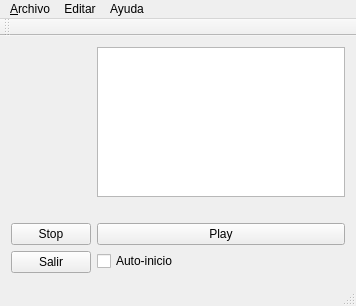
<?xml version="1.0" encoding="UTF-8"?>
<ui version="4.0">
 <class>ViewerWindow</class>
 <widget class="QMainWindow" name="ViewerWindow">
  <property name="geometry">
   <rect>
    <x>0</x>
    <y>0</y>
    <width>356</width>
    <height>306</height>
   </rect>
  </property>
  <property name="windowTitle">
   <string>ViewerWindow</string>
  </property>
  <widget class="QWidget" name="centralWidget">
   <layout class="QFormLayout" name="formLayout">
    <item row="0" column="1">
     <widget class="QTextEdit" name="textEdit"/>
    </item>
    <item row="1" column="1">
     <widget class="QLabel" name="label">
      <property name="enabled">
       <bool>true</bool>
      </property>
      <property name="sizePolicy">
       <sizepolicy hsizetype="Expanding" vsizetype="Expanding">
        <horstretch>0</horstretch>
        <verstretch>0</verstretch>
       </sizepolicy>
      </property>
      <property name="minimumSize">
       <size>
        <width>0</width>
        <height>0</height>
       </size>
      </property>
      <property name="maximumSize">
       <size>
        <width>16777215</width>
        <height>16777215</height>
       </size>
      </property>
      <property name="text">
       <string/>
      </property>
      <property name="scaledContents">
       <bool>true</bool>
      </property>
     </widget>
    </item>
    <item row="2" column="0">
     <widget class="QPushButton" name="stopButton">
      <property name="text">
       <string>Stop</string>
      </property>
     </widget>
    </item>
    <item row="2" column="1">
     <widget class="QPushButton" name="playButton">
      <property name="text">
       <string>Play</string>
      </property>
     </widget>
    </item>
    <item row="4" column="1">
     <widget class="QCheckBox" name="checkBox">
      <property name="text">
       <string>Auto-inicio</string>
      </property>
     </widget>
    </item>
    <item row="4" column="0">
     <widget class="QPushButton" name="pushButton">
      <property name="text">
       <string>Salir</string>
      </property>
     </widget>
    </item>
   </layout>
  </widget>
  <widget class="QMenuBar" name="menuBar">
   <property name="geometry">
    <rect>
     <x>0</x>
     <y>0</y>
     <width>356</width>
     <height>22</height>
    </rect>
   </property>
   <widget class="QMenu" name="menuArchivo">
    <property name="title">
     <string>&amp;Archivo</string>
    </property>
    <addaction name="actionAbrir"/>
    <addaction name="actionCargar_imagen"/>
    <addaction name="actionAbrirpelicula"/>
    <addaction name="actionCapturar"/>
    <addaction name="separator"/>
    <addaction name="actionSalir"/>
   </widget>
   <widget class="QMenu" name="menuAyuda">
    <property name="title">
     <string>Ayuda</string>
    </property>
    <addaction name="actionAcerca_de"/>
   </widget>
   <widget class="QMenu" name="menuEditar">
    <property name="title">
     <string>Editar</string>
    </property>
    <addaction name="actionPreferencias"/>
   </widget>
   <addaction name="menuArchivo"/>
   <addaction name="menuEditar"/>
   <addaction name="menuAyuda"/>
  </widget>
  <widget class="QToolBar" name="mainToolBar">
   <attribute name="toolBarArea">
    <enum>TopToolBarArea</enum>
   </attribute>
   <attribute name="toolBarBreak">
    <bool>false</bool>
   </attribute>
  </widget>
  <widget class="QStatusBar" name="statusBar"/>
  <action name="actionAbrir">
   <property name="text">
    <string>Abrir</string>
   </property>
   <property name="shortcut">
    <string>Ctrl+A</string>
   </property>
  </action>
  <action name="actionSalir">
   <property name="text">
    <string>Salir</string>
   </property>
  </action>
  <action name="actionCargar_imagen">
   <property name="text">
    <string>Cargar imagen</string>
   </property>
   <property name="shortcut">
    <string>Ctrl+O</string>
   </property>
  </action>
  <action name="actionAbrirpelicula">
   <property name="text">
    <string>Abrir película</string>
   </property>
  </action>
  <action name="actionAcerca_de">
   <property name="text">
    <string>Acerca de</string>
   </property>
  </action>
  <action name="actionPreferencias">
   <property name="text">
    <string>Preferencias</string>
   </property>
  </action>
  <action name="actionCapturar">
   <property name="text">
    <string>Capturar</string>
   </property>
  </action>
 </widget>
 <layoutdefault spacing="6" margin="11"/>
 <resources/>
 <connections/>
</ui>
